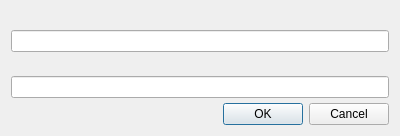
<?xml version="1.0" encoding="UTF-8"?>
<ui version="4.0">
 <class>AddGameDialog</class>
 <widget class="QDialog" name="AddGameDialog">
  <property name="geometry">
   <rect>
    <x>0</x>
    <y>0</y>
    <width>400</width>
    <height>134</height>
   </rect>
  </property>
  <property name="windowTitle">
   <string>Dialog</string>
  </property>
  <layout class="QVBoxLayout" name="verticalLayout">
   <property name="spacing">
    <number>5</number>
   </property>
   <item>
    <widget class="QLabel" name="labelName"/>
   </item>
   <item>
    <widget class="QLineEdit" name="lineEditName">
     <property name="placeholderText">
      <string/>
     </property>
    </widget>
   </item>
   <item>
    <widget class="QLabel" name="labelPath"/>
   </item>
   <item>
    <widget class="MyLineEdit" name="lineEditPath"/>
   </item>
   <item>
    <widget class="QDialogButtonBox" name="buttonBox">
     <property name="orientation">
      <enum>Qt::Horizontal</enum>
     </property>
     <property name="standardButtons">
      <set>QDialogButtonBox::Cancel|QDialogButtonBox::Ok</set>
     </property>
    </widget>
   </item>
  </layout>
 </widget>
 <customwidgets>
  <customwidget>
   <class>MyLineEdit</class>
   <extends>QLineEdit</extends>
   <header>mylineedit.h</header>
  </customwidget>
 </customwidgets>
 <resources/>
 <connections>
  <connection>
   <sender>buttonBox</sender>
   <signal>accepted()</signal>
   <receiver>AddGameDialog</receiver>
   <slot>accept()</slot>
   <hints>
    <hint type="sourcelabel">
     <x>248</x>
     <y>254</y>
    </hint>
    <hint type="destinationlabel">
     <x>157</x>
     <y>274</y>
    </hint>
   </hints>
  </connection>
  <connection>
   <sender>buttonBox</sender>
   <signal>rejected()</signal>
   <receiver>AddGameDialog</receiver>
   <slot>reject()</slot>
   <hints>
    <hint type="sourcelabel">
     <x>316</x>
     <y>260</y>
    </hint>
    <hint type="destinationlabel">
     <x>286</x>
     <y>274</y>
    </hint>
   </hints>
  </connection>
 </connections>
</ui>
